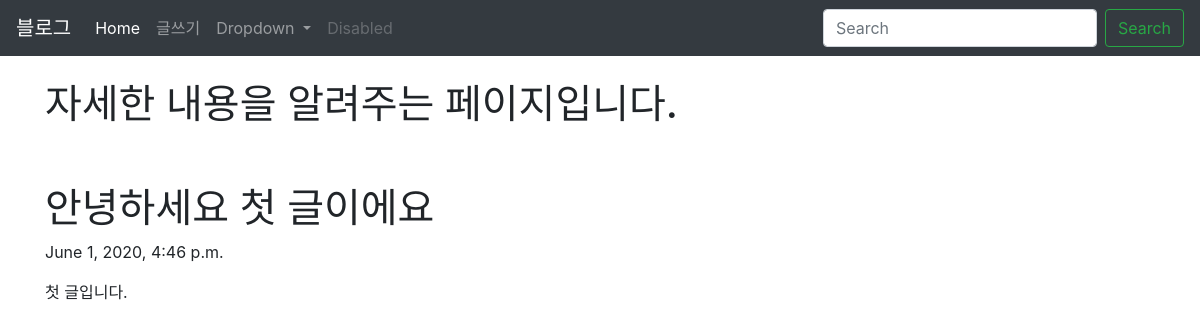
The page /blog/1 on the database its author committed.
### blog/models.py (models this page shows, shortened)
class Blog(models.Model):
    title=models.CharField(max_length=200)
    pub_date=models.DateTimeField('date published')
    body=models.TextField()

### blog/views.py (the view)
# urls.py: path('<int:blog_id>', views.detail, name="detail"),
def detail(request, blog_id):
    details = get_object_or_404(Blog, pk=blog_id)
    return render(request, 'detail.html',{'details':details})

### blog/templates/detail.html (shortened to what this page needs)
<head>
    <link rel="stylesheet" href="https://stackpath.bootstrapcdn.com/bootstrap/4.5.0/css/bootstrap.min.css">
</head>
{% extends 'base.html' %}
  {% block contents%}
    <div class="container">
        <br>
        <h1> 자세한 내용을 알려주는 페이지입니다. </h1>
        <br><br>
        <h1>{{details.title}}</h1>
        <p>{{details.pub_date}}</p>
        <p>{{details.body}}</p>
    </div>
</body>
{% endblock %}

### rows shown on the page
Blog: title "안녕하세요 첫 글이에요", pub_date "June 1, 2020, 4:46 p.m.", body "첫 글입니다."
